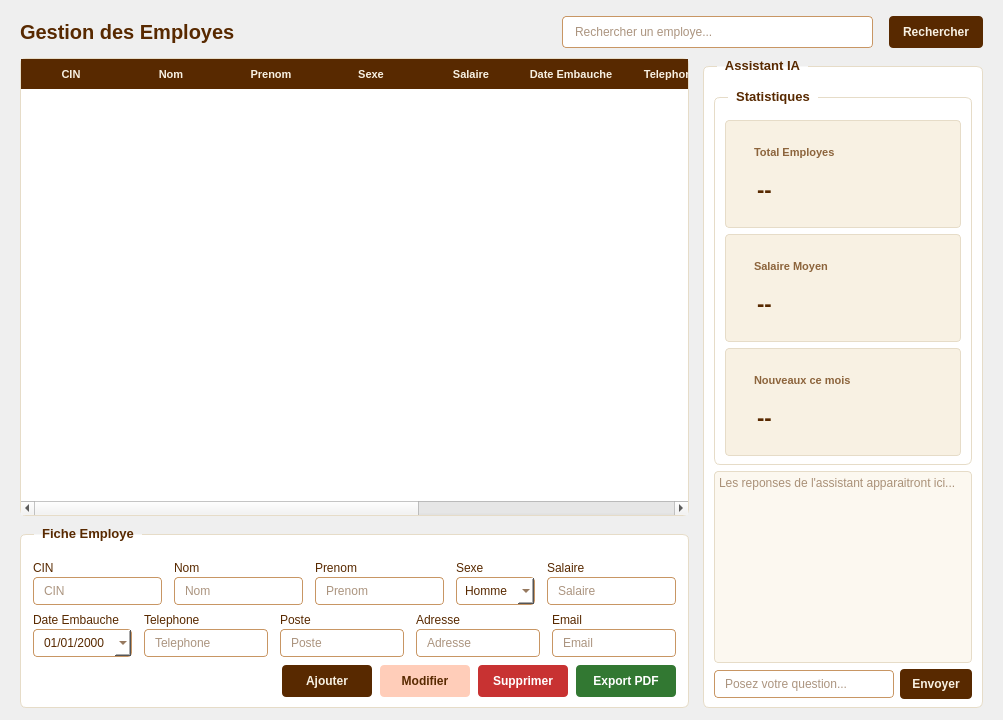
         <widget class="QWidget" name="pageEmployes">
          <layout class="QVBoxLayout" name="employesMainLayout">
           <property name="spacing">
            <number>10</number>
           </property>
           <property name="leftMargin">
            <number>20</number>
           </property>
           <property name="topMargin">
            <number>16</number>
           </property>
           <property name="rightMargin">
            <number>20</number>
           </property>
           <property name="bottomMargin">
            <number>12</number>
           </property>
           <item>
            <layout class="QHBoxLayout" name="employesHeaderRow">
             <property name="spacing">
              <number>16</number>
             </property>
             <item>
              <widget class="QLabel" name="employesTitle">
               <property name="styleSheet">
                <string notr="true">font-size: 20px; font-weight: bold; color: rgb(88, 41, 0);</string>
               </property>
               <property name="text">
                <string>Gestion des Employes</string>
               </property>
              </widget>
             </item>
             <item>
              <spacer name="headerSearchSpacer">
               <property name="orientation">
                <enum>Qt::Orientation::Horizontal</enum>
               </property>
               <property name="sizeHint" stdset="0">
                <size>
                 <width>40</width>
                 <height>20</height>
                </size>
               </property>
              </spacer>
             </item>
             <item>
              <widget class="QLineEdit" name="lineEditSearch">
               <property name="minimumSize">
                <size>
                 <width>250</width>
                 <height>32</height>
                </size>
               </property>
               <property name="maximumSize">
                <size>
                 <width>350</width>
                 <height>32</height>
                </size>
               </property>
               <property name="styleSheet">
                <string notr="true">QLineEdit {
  border: 1px solid rgb(200, 150, 100);
  border-radius: 4px;
  padding: 4px 10px;
  font-size: 12px;
  color: rgb(88, 41, 0);
  background-color: white;
}</string>
               </property>
               <property name="placeholderText">
                <string>Rechercher un employe...</string>
               </property>
              </widget>
             </item>
             <item>
              <widget class="QPushButton" name="btnRechercher">
               <property name="minimumSize">
                <size>
                 <width>90</width>
                 <height>32</height>
                </size>
               </property>
               <property name="cursor">
                <cursorShape>PointingHandCursor</cursorShape>
               </property>
               <property name="styleSheet">
                <string notr="true">QPushButton {
  background-color: rgb(88, 41, 0);
  color: rgb(248, 241, 227);
  border: none;
  border-radius: 4px;
  font-size: 12px;
  font-weight: bold;
  padding: 4px 14px;
}
QPushButton:hover {
  background-color: rgb(110, 55, 10);
}</string>
               </property>
               <property name="text">
                <string>Rechercher</string>
               </property>
              </widget>
             </item>
            </layout>
           </item>
           <item>
            <layout class="QHBoxLayout" name="employesContentLayout">
             <property name="spacing">
              <number>14</number>
             </property>
             <item>
              <layout class="QVBoxLayout" name="employesLeftColumn">
               <property name="spacing">
                <number>10</number>
               </property>
               <item>
                <widget class="QTableWidget" name="employeeTable">
                 <property name="styleSheet">
                  <string notr="true">QTableWidget {
  background-color: white;
  border: 1px solid rgb(230, 220, 200);
  border-radius: 6px;
  gridline-color: rgb(230, 220, 200);
  font-size: 11px;
  color: rgb(88, 41, 0);
}
QTableWidget::item {
  padding: 4px 6px;
}
QTableWidget::item:selected {
  background-color: rgb(255, 205, 185);
  color: rgb(88, 41, 0);
}
QHeaderView::section {
  background-color: rgb(88, 41, 0);
  color: rgb(248, 241, 227);
  padding: 6px 6px;
  border: none;
  font-weight: bold;
  font-size: 11px;
}</string>
                 </property>
                 <property name="alternatingRowColors">
                  <bool>true</bool>
                 </property>
                 <property name="selectionBehavior">
                  <enum>QAbstractItemView::SelectionBehavior::SelectRows</enum>
                 </property>
                 <property name="columnCount">
                  <number>10</number>
                 </property>
                 <column>
                  <property name="text">
                   <string>CIN</string>
                  </property>
                 </column>
                 <column>
                  <property name="text">
                   <string>Nom</string>
                  </property>
                 </column>
                 <column>
                  <property name="text">
                   <string>Prenom</string>
                  </property>
                 </column>
                 <column>
                  <property name="text">
                   <string>Sexe</string>
                  </property>
                 </column>
                 <column>
                  <property name="text">
                   <string>Salaire</string>
                  </property>
                 </column>
                 <column>
                  <property name="text">
                   <string>Date Embauche</string>
                  </property>
                 </column>
                 <column>
                  <property name="text">
                   <string>Telephone</string>
                  </property>
                 </column>
                 <column>
                  <property name="text">
                   <string>Poste</string>
                  </property>
                 </column>
                 <column>
                  <property name="text">
                   <string>Adresse</string>
                  </property>
                 </column>
                 <column>
                  <property name="text">
                   <string>Email</string>
                  </property>
                 </column>
                </widget>
               </item>
               <item>
                <widget class="QGroupBox" name="employeeFormBox">
                 <property name="styleSheet">
                  <string notr="true">QGroupBox {
  background-color: white;
  border: 1px solid rgb(230, 220, 200);
  border-radius: 6px;
  margin-top: 8px;
  padding-top: 16px;
  font-weight: bold;
  font-size: 13px;
  color: rgb(88, 41, 0);
}
QGroupBox::title {
  subcontrol-origin: margin;
  left: 14px;
  padding: 0 6px;
}
QLineEdit, QComboBox, QDateEdit {
  border: 1px solid rgb(200, 150, 100);
  border-radius: 4px;
  padding: 5px 8px;
  font-size: 12px;
  color: rgb(88, 41, 0);
  background-color: rgb(255, 255, 255);
  font-weight: normal;
}
QLineEdit:focus, QComboBox:focus, QDateEdit:focus {
  border: 1px solid rgb(88, 41, 0);
}
QLabel {
  font-size: 12px;
  font-weight: normal;
  color: rgb(88, 41, 0);
}</string>
                 </property>
                 <property name="title">
                  <string>Fiche Employe</string>
                 </property>
                 <layout class="QVBoxLayout" name="formOuterLayout">
                  <property name="spacing">
                   <number>8</number>
                  </property>
                  <property name="leftMargin">
                   <number>12</number>
                  </property>
                  <property name="topMargin">
                   <number>10</number>
                  </property>
                  <property name="rightMargin">
                   <number>12</number>
                  </property>
                  <property name="bottomMargin">
                   <number>10</number>
                  </property>
                  <item>
                   <layout class="QHBoxLayout" name="formRow1">
                    <property name="spacing">
                     <number>12</number>
                    </property>
                    <item>
                     <layout class="QVBoxLayout" name="cinLayout">
                      <property name="spacing">
                       <number>2</number>
                      </property>
                      <item>
                       <widget class="QLabel" name="labelCIN">
                        <property name="text">
                         <string>CIN</string>
                        </property>
                       </widget>
                      </item>
                      <item>
                       <widget class="QLineEdit" name="lineEditCIN">
                        <property name="placeholderText">
                         <string>CIN</string>
                        </property>
                       </widget>
                      </item>
                     </layout>
                    </item>
                    <item>
                     <layout class="QVBoxLayout" name="nomLayout">
                      <property name="spacing">
                       <number>2</number>
                      </property>
                      <item>
                       <widget class="QLabel" name="labelNom">
                        <property name="text">
                         <string>Nom</string>
                        </property>
                       </widget>
                      </item>
                      <item>
                       <widget class="QLineEdit" name="lineEditNom">
                        <property name="placeholderText">
                         <string>Nom</string>
                        </property>
                       </widget>
                      </item>
                     </layout>
                    </item>
                    <item>
                     <layout class="QVBoxLayout" name="prenomLayout">
                      <property name="spacing">
                       <number>2</number>
                      </property>
                      <item>
                       <widget class="QLabel" name="labelPrenom">
                        <property name="text">
                         <string>Prenom</string>
                        </property>
                       </widget>
                      </item>
                      <item>
                       <widget class="QLineEdit" name="lineEditPrenom">
                        <property name="placeholderText">
                         <string>Prenom</string>
                        </property>
                       </widget>
                      </item>
                     </layout>
                    </item>
                    <item>
                     <layout class="QVBoxLayout" name="sexeLayout">
                      <property name="spacing">
                       <number>2</number>
                      </property>
                      <item>
                       <widget class="QLabel" name="labelSexe">
                        <property name="text">
                         <string>Sexe</string>
                        </property>
                       </widget>
                      </item>
                      <item>
                       <widget class="QComboBox" name="comboBoxSexe">
                        <item>
                         <property name="text">
                          <string>Homme</string>
                         </property>
                        </item>
                        <item>
                         <property name="text">
                          <string>Femme</string>
                         </property>
                        </item>
                       </widget>
                      </item>
                     </layout>
                    </item>
                    <item>
                     <layout class="QVBoxLayout" name="salaireLayout">
                      <property name="spacing">
                       <number>2</number>
                      </property>
                      <item>
                       <widget class="QLabel" name="labelSalaire">
                        <property name="text">
                         <string>Salaire</string>
                        </property>
                       </widget>
                      </item>
                      <item>
                       <widget class="QLineEdit" name="lineEditSalaire">
                        <property name="placeholderText">
                         <string>Salaire</string>
                        </property>
                       </widget>
                      </item>
                     </layout>
                    </item>
                   </layout>
                  </item>
                  <item>
                   <layout class="QHBoxLayout" name="formRow2">
                    <property name="spacing">
                     <number>12</number>
                    </property>
                    <item>
                     <layout class="QVBoxLayout" name="dateEmbaucheLayout">
                      <property name="spacing">
                       <number>2</number>
                      </property>
                      <item>
                       <widget class="QLabel" name="labelDateEmbauche">
                        <property name="text">
                         <string>Date Embauche</string>
                        </property>
                       </widget>
                      </item>
                      <item>
                       <widget class="QDateEdit" name="dateEditEmbauche">
                        <property name="displayFormat">
                         <string>dd/MM/yyyy</string>
                        </property>
                        <property name="calendarPopup">
                         <bool>true</bool>
                        </property>
                       </widget>
                      </item>
                     </layout>
                    </item>
                    <item>
                     <layout class="QVBoxLayout" name="telephoneLayout">
                      <property name="spacing">
                       <number>2</number>
                      </property>
                      <item>
                       <widget class="QLabel" name="labelTelephone">
                        <property name="text">
                         <string>Telephone</string>
                        </property>
                       </widget>
                      </item>
                      <item>
                       <widget class="QLineEdit" name="lineEditTelephone">
                        <property name="placeholderText">
                         <string>Telephone</string>
                        </property>
                       </widget>
                      </item>
                     </layout>
                    </item>
                    <item>
                     <layout class="QVBoxLayout" name="posteLayout">
                      <property name="spacing">
                       <number>2</number>
                      </property>
                      <item>
                       <widget class="QLabel" name="labelPoste">
                        <property name="text">
                         <string>Poste</string>
                        </property>
                       </widget>
                      </item>
                      <item>
                       <widget class="QLineEdit" name="lineEditPoste">
                        <property name="placeholderText">
                         <string>Poste</string>
                        </property>
                       </widget>
                      </item>
                     </layout>
                    </item>
                    <item>
                     <layout class="QVBoxLayout" name="adresseLayout">
                      <property name="spacing">
                       <number>2</number>
                      </property>
                      <item>
                       <widget class="QLabel" name="labelAdresse">
                        <property name="text">
                         <string>Adresse</string>
                        </property>
                       </widget>
                      </item>
                      <item>
                       <widget class="QLineEdit" name="lineEditAdresse">
                        <property name="placeholderText">
                         <string>Adresse</string>
                        </property>
                       </widget>
                      </item>
                     </layout>
                    </item>
                    <item>
                     <layout class="QVBoxLayout" name="emailLayout">
                      <property name="spacing">
                       <number>2</number>
                      </property>
                      <item>
                       <widget class="QLabel" name="labelEmail">
                        <property name="text">
                         <string>Email</string>
                        </property>
                       </widget>
                      </item>
                      <item>
                       <widget class="QLineEdit" name="lineEditEmail">
                        <property name="placeholderText">
                         <string>Email</string>
                        </property>
                       </widget>
                      </item>
                     </layout>
                    </item>
                   </layout>
                  </item>
                  <item>
                   <layout class="QHBoxLayout" name="formBtnLayout">
                    <property name="spacing">
                     <number>8</number>
                    </property>
                    <item>
                     <spacer name="formBtnSpacer">
                      <property name="orientation">
                       <enum>Qt::Orientation::Horizontal</enum>
                      </property>
                      <property name="sizeHint" stdset="0">
                       <size>
                        <width>40</width>
                        <height>20</height>
                       </size>
                      </property>
                     </spacer>
                    </item>
                    <item>
                     <widget class="QPushButton" name="btnAjouter">
                      <property name="minimumSize">
                       <size>
                        <width>90</width>
                        <height>32</height>
                       </size>
                      </property>
                      <property name="cursor">
                       <cursorShape>PointingHandCursor</cursorShape>
                      </property>
                      <property name="styleSheet">
                       <string notr="true">QPushButton {
  background-color: rgb(88, 41, 0);
  color: rgb(248, 241, 227);
  border: none;
  border-radius: 4px;
  font-size: 12px;
  font-weight: bold;
  padding: 6px 14px;
}
QPushButton:hover {
  background-color: rgb(110, 55, 10);
}</string>
                      </property>
                      <property name="text">
                       <string>Ajouter</string>
                      </property>
                     </widget>
                    </item>
                    <item>
                     <widget class="QPushButton" name="btnModifier">
                      <property name="minimumSize">
                       <size>
                        <width>90</width>
                        <height>32</height>
                       </size>
                      </property>
                      <property name="cursor">
                       <cursorShape>PointingHandCursor</cursorShape>
                      </property>
                      <property name="styleSheet">
                       <string notr="true">QPushButton {
  background-color: rgb(255, 205, 185);
  color: rgb(88, 41, 0);
  border: none;
  border-radius: 4px;
  font-size: 12px;
  font-weight: bold;
  padding: 6px 14px;
}
QPushButton:hover {
  background-color: rgb(230, 180, 150);
}</string>
                      </property>
                      <property name="text">
                       <string>Modifier</string>
                      </property>
                     </widget>
                    </item>
                    <item>
                     <widget class="QPushButton" name="btnSupprimer">
                      <property name="minimumSize">
                       <size>
                        <width>90</width>
                        <height>32</height>
                       </size>
                      </property>
                      <property name="cursor">
                       <cursorShape>PointingHandCursor</cursorShape>
                      </property>
                      <property name="styleSheet">
                       <string notr="true">QPushButton {
  background-color: rgb(200, 50, 50);
  color: white;
  border: none;
  border-radius: 4px;
  font-size: 12px;
  font-weight: bold;
  padding: 6px 14px;
}
QPushButton:hover {
  background-color: rgb(180, 40, 40);
}</string>
                      </property>
                      <property name="text">
                       <string>Supprimer</string>
                      </property>
                     </widget>
                    </item>
                    <item>
                     <widget class="QPushButton" name="btnExportPDF">
                      <property name="minimumSize">
                       <size>
                        <width>100</width>
                        <height>32</height>
                       </size>
                      </property>
                      <property name="cursor">
                       <cursorShape>PointingHandCursor</cursorShape>
                      </property>
                      <property name="styleSheet">
                       <string notr="true">QPushButton {
  background-color: rgb(50, 120, 50);
  color: white;
  border: none;
  border-radius: 4px;
  font-size: 12px;
  font-weight: bold;
  padding: 6px 14px;
}
QPushButton:hover {
  background-color: rgb(40, 100, 40);
}</string>
                      </property>
                      <property name="text">
                       <string>Export PDF</string>
                      </property>
                     </widget>
                    </item>
                   </layout>
                  </item>
                 </layout>
                </widget>
               </item>
              </layout>
             </item>
             <item>
              <widget class="QWidget" name="employesRightPanel" native="true">
               <property name="minimumSize">
                <size>
                 <width>280</width>
                 <height>0</height>
                </size>
               </property>
               <property name="maximumSize">
                <size>
                 <width>320</width>
                 <height>16777215</height>
                </size>
               </property>
               <layout class="QVBoxLayout" name="rightColumnLayout">
                <property name="spacing">
                 <number>10</number>
                </property>
                <property name="leftMargin">
                 <number>0</number>
                </property>
                <property name="topMargin">
                 <number>0</number>
                </property>
                <property name="rightMargin">
                 <number>0</number>
                </property>
                <property name="bottomMargin">
                 <number>0</number>
                </property>
                <item>
                 <widget class="QGroupBox" name="chatGroupBox">
                  <property name="styleSheet">
                   <string notr="true">QGroupBox {
  background-color: white;
  border: 1px solid rgb(230, 220, 200);
  border-radius: 6px;
  margin-top: 8px;
  padding-top: 14px;
  font-weight: bold;
  font-size: 13px;
  color: rgb(88, 41, 0);
}
QGroupBox::title {
  subcontrol-origin: margin;
  left: 14px;
  padding: 0 6px;
}
QTextEdit {
  border: 1px solid rgb(230, 220, 200);
  border-radius: 4px;
  font-size: 12px;
  color: rgb(88, 41, 0);
  background-color: rgb(252, 248, 240);
  font-weight: normal;
}
QLineEdit {
  border: 1px solid rgb(200, 150, 100);
  border-radius: 4px;
  padding: 5px 8px;
  font-size: 12px;
  color: rgb(88, 41, 0);
  background-color: white;
  font-weight: normal;
}</string>
                  </property>
                  <property name="title">
                   <string>Assistant IA</string>
                  </property>
                  <layout class="QVBoxLayout" name="chatLayout">
                   <property name="spacing">
                    <number>6</number>
                   </property>
                   <property name="leftMargin">
                    <number>10</number>
                   </property>
                   <property name="topMargin">
                    <number>8</number>
                   </property>
                   <property name="rightMargin">
                    <number>10</number>
                   </property>
                   <property name="bottomMargin">
                    <number>8</number>
                   </property>
                   <item>
                    <widget class="QGroupBox" name="statsGroupBox">
                     <property name="styleSheet">
                      <string notr="true">QGroupBox {
  background-color: white;
  border: 1px solid rgb(230, 220, 200);
  border-radius: 6px;
  margin-top: 8px;
  padding-top: 14px;
  font-weight: bold;
  font-size: 13px;
  color: rgb(88, 41, 0);
}
QGroupBox::title {
  subcontrol-origin: margin;
  left: 14px;
  padding: 0 6px;
}
QLabel {
  font-weight: normal;
}</string>
                     </property>
                     <property name="title">
                      <string>Statistiques</string>
                     </property>
                     <layout class="QVBoxLayout" name="statsLayout">
                      <property name="spacing">
                       <number>6</number>
                      </property>
                      <property name="leftMargin">
                       <number>10</number>
                      </property>
                      <property name="topMargin">
                       <number>8</number>
                      </property>
                      <property name="rightMargin">
                       <number>10</number>
                      </property>
                      <property name="bottomMargin">
                       <number>8</number>
                      </property>
                      <item>
                       <widget class="QFrame" name="statCard1">
                        <property name="styleSheet">
                         <string notr="true">QFrame {
  background-color: rgb(248, 241, 227);
  border: 1px solid rgb(230, 220, 200);
  border-radius: 4px;
  padding: 8px;
}</string>
                        </property>
                        <layout class="QVBoxLayout" name="statCard1Layout">
                         <property name="spacing">
                          <number>2</number>
                         </property>
                         <item>
                          <widget class="QLabel" name="statTitle1">
                           <property name="styleSheet">
                            <string notr="true">font-size: 11px; color: rgb(140, 100, 60); border: none; font-weight: bold;</string>
                           </property>
                           <property name="text">
                            <string>Total Employes</string>
                           </property>
                          </widget>
                         </item>
                         <item>
                          <widget class="QLabel" name="statValue1">
                           <property name="styleSheet">
                            <string notr="true">font-size: 22px; font-weight: bold; color: rgb(88, 41, 0); border: none;</string>
                           </property>
                           <property name="text">
                            <string>--</string>
                           </property>
                          </widget>
                         </item>
                        </layout>
                       </widget>
                      </item>
                      <item>
                       <widget class="QFrame" name="statCard2">
                        <property name="styleSheet">
                         <string notr="true">QFrame {
  background-color: rgb(248, 241, 227);
  border: 1px solid rgb(230, 220, 200);
  border-radius: 4px;
  padding: 8px;
}</string>
                        </property>
                        <layout class="QVBoxLayout" name="statCard2Layout">
                         <property name="spacing">
                          <number>2</number>
                         </property>
                         <item>
                          <widget class="QLabel" name="statTitle2">
                           <property name="styleSheet">
                            <string notr="true">font-size: 11px; color: rgb(140, 100, 60); border: none; font-weight: bold;</string>
                           </property>
                           <property name="text">
                            <string>Salaire Moyen</string>
                           </property>
                          </widget>
                         </item>
                         <item>
                          <widget class="QLabel" name="statValue2">
                           <property name="styleSheet">
                            <string notr="true">font-size: 22px; font-weight: bold; color: rgb(88, 41, 0); border: none;</string>
                           </property>
                           <property name="text">
                            <string>--</string>
                           </property>
                          </widget>
                         </item>
                        </layout>
                       </widget>
                      </item>
                      <item>
                       <widget class="QFrame" name="statCard3">
                        <property name="styleSheet">
                         <string notr="true">QFrame {
  background-color: rgb(248, 241, 227);
  border: 1px solid rgb(230, 220, 200);
  border-radius: 4px;
  padding: 8px;
}</string>
                        </property>
                        <layout class="QVBoxLayout" name="statCard3Layout">
                         <property name="spacing">
                          <number>2</number>
                         </property>
                         <item>
                          <widget class="QLabel" name="statTitle3">
                           <property name="styleSheet">
                            <string notr="true">font-size: 11px; color: rgb(140, 100, 60); border: none; font-weight: bold;</string>
                           </property>
                           <property name="text">
                            <string>Nouveaux ce mois</string>
                           </property>
                          </widget>
                         </item>
                         <item>
                          <widget class="QLabel" name="statValue3">
                           <property name="styleSheet">
                            <string notr="true">font-size: 22px; font-weight: bold; color: rgb(88, 41, 0); border: none;</string>
                           </property>
                           <property name="text">
                            <string>--</string>
                           </property>
                          </widget>
                         </item>
                        </layout>
                       </widget>
                      </item>
                     </layout>
                    </widget>
                   </item>
                   <item>
                    <widget class="QTextEdit" name="chatDisplay">
                     <property name="readOnly">
                      <bool>true</bool>
                     </property>
                     <property name="placeholderText">
                      <string>Les reponses de l'assistant apparaitront ici...</string>
                     </property>
                    </widget>
                   </item>
                   <item>
                    <layout class="QHBoxLayout" name="chatInputLayout">
                     <property name="spacing">
                      <number>6</number>
                     </property>
                     <item>
                      <widget class="QLineEdit" name="lineEditChat">
                       <property name="placeholderText">
                        <string>Posez votre question...</string>
                       </property>
                      </widget>
                     </item>
                     <item>
                      <widget class="QPushButton" name="btnSendChat">
                       <property name="minimumSize">
                        <size>
                         <width>70</width>
                         <height>30</height>
                        </size>
                       </property>
                       <property name="cursor">
                        <cursorShape>PointingHandCursor</cursorShape>
                       </property>
                       <property name="styleSheet">
                        <string notr="true">QPushButton {
  background-color: rgb(88, 41, 0);
  color: rgb(248, 241, 227);
  border: none;
  border-radius: 4px;
  font-size: 12px;
  font-weight: bold;
  padding: 5px 12px;
}
QPushButton:hover {
  background-color: rgb(110, 55, 10);
}</string>
                       </property>
                       <property name="text">
                        <string>Envoyer</string>
                       </property>
                      </widget>
                     </item>
                    </layout>
                   </item>
                  </layout>
                 </widget>
                </item>
               </layout>
              </widget>
             </item>
            </layout>
           </item>
          </layout>
         </widget>
